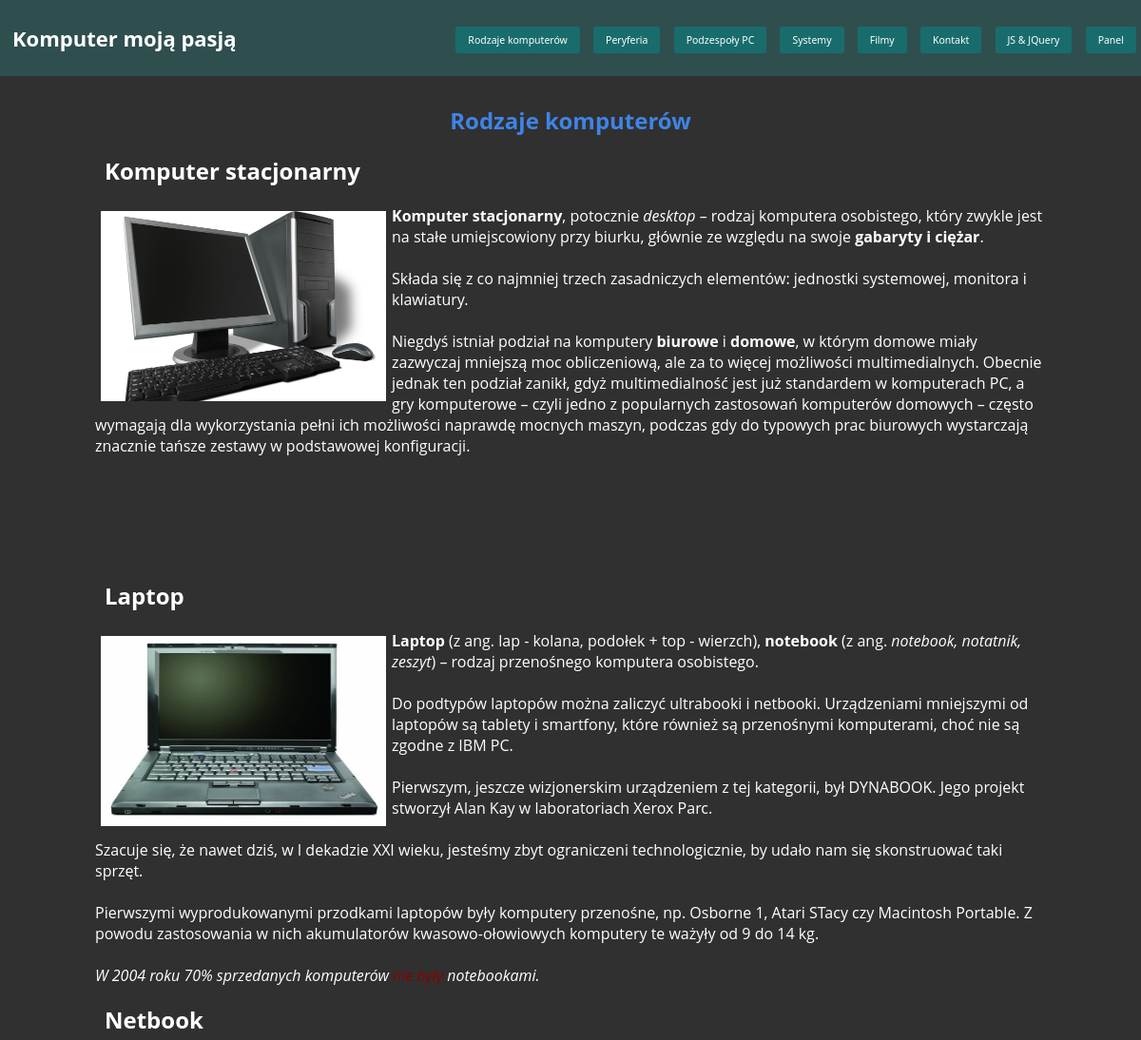
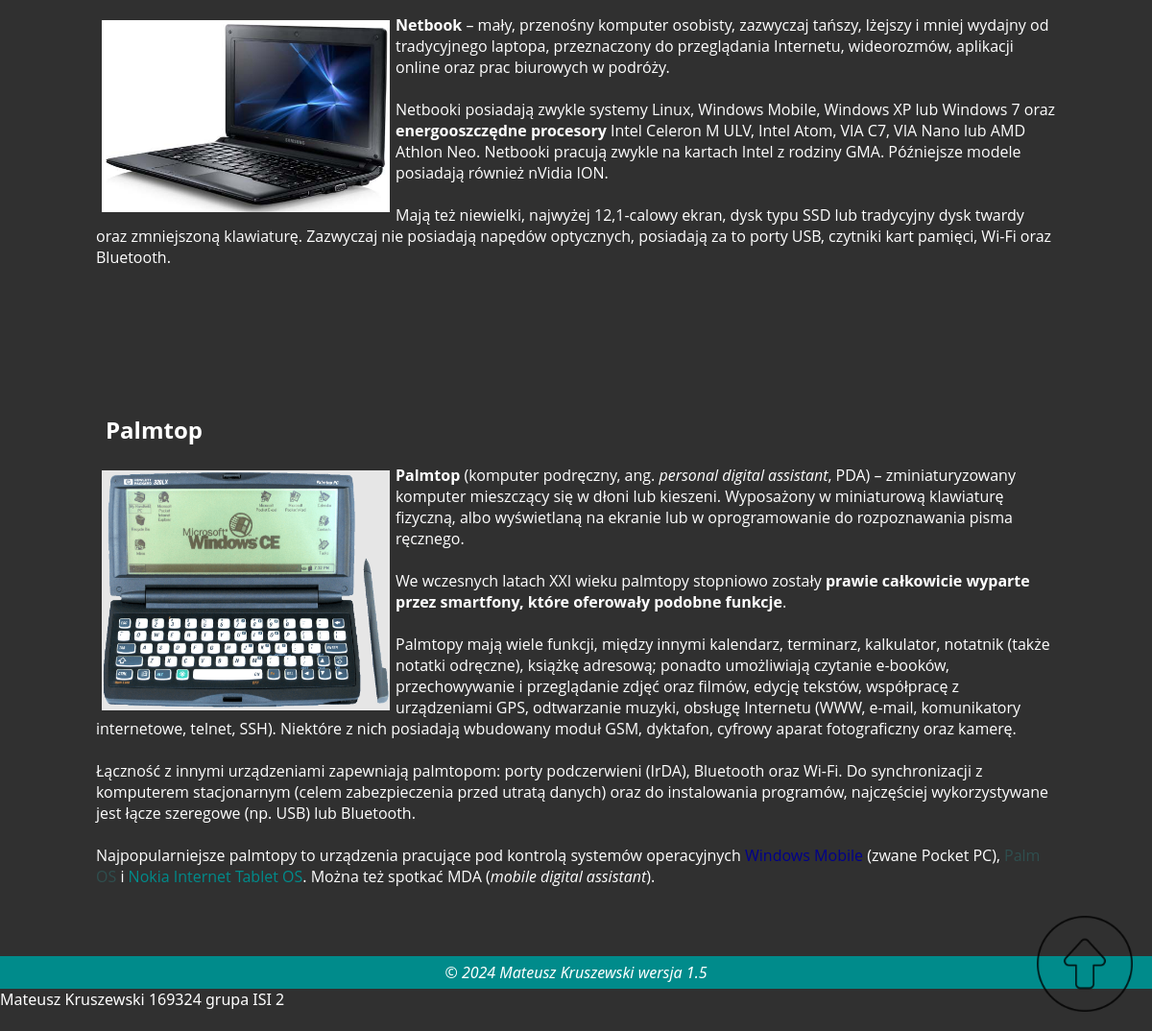
/index.php?idp=glowna, run on the app's committed database (2 pictures, top to bottom).
### tables this page shows
CREATE TABLE `page_list` (
  `id` int(11) NOT NULL,
  `page_title` varchar(255) NOT NULL,
  `page_content` text NOT NULL,
  `status` int(11) NOT NULL DEFAULT 1,
  `alias` varchar(20) NOT NULL
);

### showpage.php (called while the page is built, shortened)
<?php
include('cfg.php');
function PokazPodstrone($id)
{
    global $link;
    if($id == null)
    {
      return "Nie znaleziono strony";
    }
    else
    {
      $id_clear = htmlspecialchars($id);
      $query="SELECT * FROM page_list WHERE id='$id_clear' LIMIT 1";
      $result=mysqli_query( $link,$query);
      $row=mysqli_fetch_array($result);
      if(empty($row['id']))
      {
        $web = '[nie_znaleziono_strony]';
      }
      else
      {
        $web=$row['page_content'];
      }
      return $web;
    }
}
?>

### index.php (the view, shortened to what this page needs)
<?php
if($_GET['idp'] == 'glowna') $strona = '1';
include('cfg.php');
include('showpage.php');
?>
<!DOCTYPE html>
<html>
<head>
<link rel="stylesheet" href="css/style.css">
<link rel="stylesheet" href="https://cdnjs.cloudflare.com/ajax/libs/font-awesome/5.15.3/css/all.min.css" />
</head>
<body>
  <nav>
    <label class="logo">Komputer moją pasją</label>
    <ul>
        <li><a class="active" href="index.php?idp=glowna">Rodzaje komputerów</a></li>
        <li><a class="active" href="index.php?idp=peryferia">Peryferia</a></li>
        <li><a class="active" href="index.php?idp=podzespoly">Podzespoły PC</a></li>
        <li><a class="active" href="index.php?idp=systemy">Systemy</a></li>
        <li><a class="active" href="index.php?idp=filmy">Filmy</a></li>
        <li><a class="active" href="index.php?idp=kontakt">Kontakt</a></li>
        <li><a class="active" href="index.php?idp=javascript">JS & JQuery</a></li>
        <li><a class="active" href="index.php?idp=admin">Panel</a></li>
    </ul>
  </nav>
  <div class="container">
  <?php
if($_GET['idp'] == 'admin')
			{
				echo(FormularzLogowania());
				PrzetwarzanieFormularza();
				if ($_SESSION["is_logged"] == 1)
				{
					include('./html/admin.html');
					if($_GET['action'] == 'list')
					{
						ListaPodstron();
					}
					if($_GET['action'] == 'add')
					{
						echo(DodajNowaPodstrone());
					}
				}
				PrzetwarzajEdycje();
				PrzetwarzajDodanie();
			}
			else{
			echo(PokazPodstrone($strona));
			}
  ?>
<a href="" title="Do góry!" id="scroll-to-top"><img src="img/up-arrow.png" width="100" height="100" alt="strzałka do góry" /></a>
<footer>
            &copy; <i>2024 Mateusz Kruszewski wersja 1.5</i>
            <br>
		</footer>
    <?php
$nr_indeksu='169324';
$nrGrupy='ISI 2';
echo 'Mateusz Kruszewski '.$nr_indeksu.' grupa '.$nrGrupy.' <br/> <br/>';
    ?>
</body>
</html>

### css/style.css (style rules this page uses)
* { padding: 0; text-decoration: none; list-style: none; box-sizing: border-box; }
body { font-family: "Segoe UI", sans-serif; color: white; margin-left: auto; margin-right: auto; margin-top: auto; margin-bottom: auto; width: auto; background-color: #303030; }
nav { background: darkslategray; height: 80px; width: 100%; }
label.logo { color: white; font-size: 25px; line-height: 80px; padding: 0 50px; font-weight: bold; }
nav ul { float: right; margin-right: 20px; margin: 0; }
nav ul li { display: inline-block; line-height: 80px; margin: 0 5px; }
nav ul li a { color: white; font-size: 15px; padding: 7px 13px; border-radius: 3px; }
a.active { background: rgba(0, 139, 139, 0.473); }
#scroll-to-top { position:fixed; bottom:15px; right:20px; opacity:0.8; }
@media (max-width: 1200px) { label.logo { padding-left: 20px; padding: 7px 13px; border-radius: 3px; font-size: 22px; } }
@media (max-width: 1200px) { nav ul li a { font-size: 10.5px; } }
.artheader { text-align: center; }
.subheader { padding: 0 10px; font-weight: bold; }
.container { color: white; font-family: 'Open Sans', sans-serif; display: flex; flex-direction: column; margin-top: 10px; margin-left: 100px; margin-right: 100px; margin-bottom: 50px; }
footer { background-color: darkcyan; color: white; text-align: center; padding: 0.5%; }

### data on the page
page_list: page_content "Rodzaje komputerów Komputer stacjonarny Komputer stacjonarny , potocznie desktop – rodzaj komputera osobistego, który zwykle jest na stałe umiejscowiony przy biurku, głównie ze względu na swoje gabaryty i ciężar . Składa się z co najmniej trzech zasadniczych elementów: jednostki systemowej, monitora i klawiatury. Niegdyś istniał podział na komputery biurowe i domowe , w którym domowe miały zazwyczaj mniejszą moc obliczeniową, ale za to więcej możliwości multimedialnych. Obecnie jednak ten podział zanikł, gdyż multimedialność jest już standardem w komputerach PC, a gry komputerowe – czyli jedno z popularnych zastosowań komputerów domowych – często wymagają dla wykorzystania pełni ich…", page_content (picture)

### other printed values
$nr_indeksu "169324"
$nrGrupy "ISI 2"
